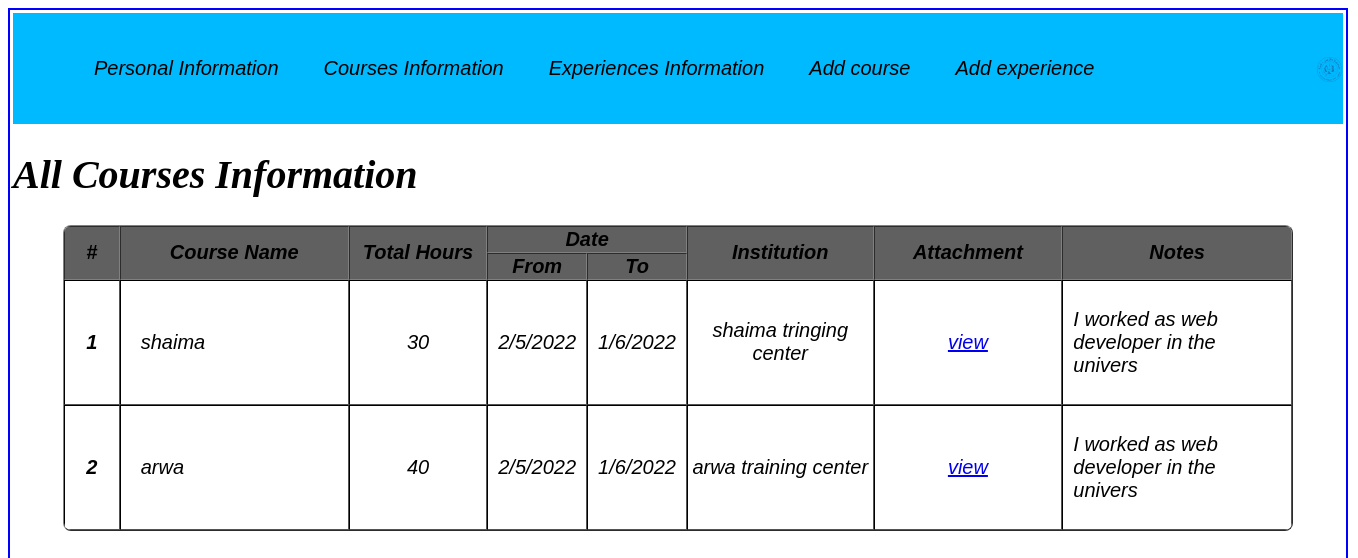
Page /ViewCourses.php on the committed database.
### tables this page shows
CREATE TABLE `course` (
  `id` int(11) NOT NULL,
  `name` varchar(30) NOT NULL,
  `hours_no` varchar(11) NOT NULL,
  `url` varchar(40) NOT NULL,
  `start_date` varchar(20) NOT NULL,
  `end_date` varchar(50) NOT NULL,
  `Institution` varchar(45) NOT NULL,
  `Notes` varchar(40) NOT NULL
);

### ViewCourses.php (the view, shortened to what this page needs)
<?php
    $conn =mysqli_connect('localhost','root','','project1');
    ?>
<!DOCTYPE html>
<html>
    <head>
        <link rel="stylesheet" type="text/css" href="style.css">
    </head>
    <body>
    <form action="<?php echo $_SERVER['PHP_SELF'];?>" method='get'>
	<div id="big_wrapper">
    <div class="nav">
               <br> <ul>
                <li><a href="Home.php">Personal Information</a></li>
                    <li><a href ="ViewCourses.php">Courses Information</a></li>
                    <li><a href="ViewExperience.php">Experiences Information</a></li>
                    <li><a href="add course.php">Add course</a></li>
                    <li><a href="Add exp.php">Add experience</a></li>
                    <img src="2.png"width="25px" hight="20px"  align="right"/>
                </ul><br>
    </div>
<h1> All Courses Information</h1>
    <table border="1px" cellspacing="0">
      <thead style="background-color: #606060;"height="50px">
        <tr>
        <th rowspan="2" width="60px" height="50px" >#</th>
          <th rowspan="2"  width="250px" >Course Name</th>
          <th rowspan="2" width="150px">Total Hours</th>
          <th colspan="2"  width="190px">Date</th>
          <th rowspan="2"  width="200px">Institution</th>
          <th rowspan="2"  width="200px">Attachment</th>
          <th rowspan="2"  width="250px">Notes</th>
        </tr>
        <tr>
          <th>From</th>
          <th >To</th>
        </tr>
      </thead>
      <tbody style="border:solid black;">
        <?php
            $sql = "SELECT * FROM `course` ";
            $result = mysqli_query($conn, $sql);
            while($co = mysqli_fetch_assoc($result)){
        ?>
          <tr  height="70px">
            <th ><?php echo $co['id'] ?></th>
              <td style="text-align: left; padding: 20px;"><?php echo $co['name'] ?></td>
              <td><?php echo $co['hours_no'] ?></td>
              <td style="padding:50px 10px;"><?php echo $co['start_date'] ?></td>
              <td style="padding:50px 10px;"><?php echo $co['end_date'] ?></td>
              <td> <?php echo $co['Institution'] ?> </td>
              <td><a href="Course_View.php?course_id=<?php echo $co['url'] ?>" target="_blank">view</a></td>
              <td style="text-align: left; padding: 10px;"><?php echo $co['Notes'] ?></td>
          </tr>
       <?php } ?>
      </tbody>
    </table>
  </body>
  </html>

### style.css (style rules this page uses)
.nav { background-color: #00baff; position: relative; padding:1px; }
.nav ul li a { text-decoration: none; color: #000; font-family: Comic Sans MS, Arial; }
.nav ul li { display: inline-block; margin-left: 40px; }
#big_wrapper { width:1330px; height: 900px; border:solid 2px blue; padding: 3px; color: black; font-size: 20px; font-family: tahoma; font-style: italic; }
table { margin: 20px 50px; border-radius: 8px; overflow: hidden; text-align: center; font-family: 'Gill Sans', 'Gill Sans MT', Calibri, 'Trebuchet MS', sans-serif; }

### rows in the picture
course: id "1", name "shaima", hours_no "30", start_date "2/5/2022", end_date "1/6/2022", Institution "shaima tringing center", Notes "I worked as web developer in the univers"
course: id "2", name "arwa", hours_no "40", start_date "2/5/2022", end_date "1/6/2022", Institution "arwa training center", Notes "I worked as web developer in the univers"
